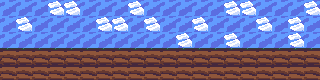

Tiled map render using the project's own tile images. Description and the whole map definition, tile-layer contents included, below:
An orthogonal 20x5 tile map with 16x16 px tiles, 1 tile layer (Tile Layer 1).

<map version="1.0" orientation="orthogonal" renderorder="right-up" width="20" height="5" tilewidth="16" tileheight="16" nextobjectid="1">
 <tileset firstgid="1" name="map" tilewidth="16" tileheight="16" spacing="2" margin="2" tilecount="4" columns="2">
  <image source="../img/tiles/tiles.png" width="38" height="38" />
 </tileset>
 <layer name="Tile Layer 1" width="20" height="5">
  <data encoding="csv">
1,1,1,2,2,1,1,1,2,1,1,1,1,1,2,2,1,1,1,2,
1,2,1,1,1,1,2,2,1,2,1,1,2,1,1,1,2,1,2,1,
1,1,1,1,1,1,1,1,1,1,1,2,1,1,2,1,1,1,2,1,
4,4,4,4,4,4,4,4,4,4,4,4,4,4,4,4,4,4,4,4,
3,3,3,3,3,3,3,3,3,3,3,3,3,3,3,3,3,3,3,3
</data>
 </layer>
</map>